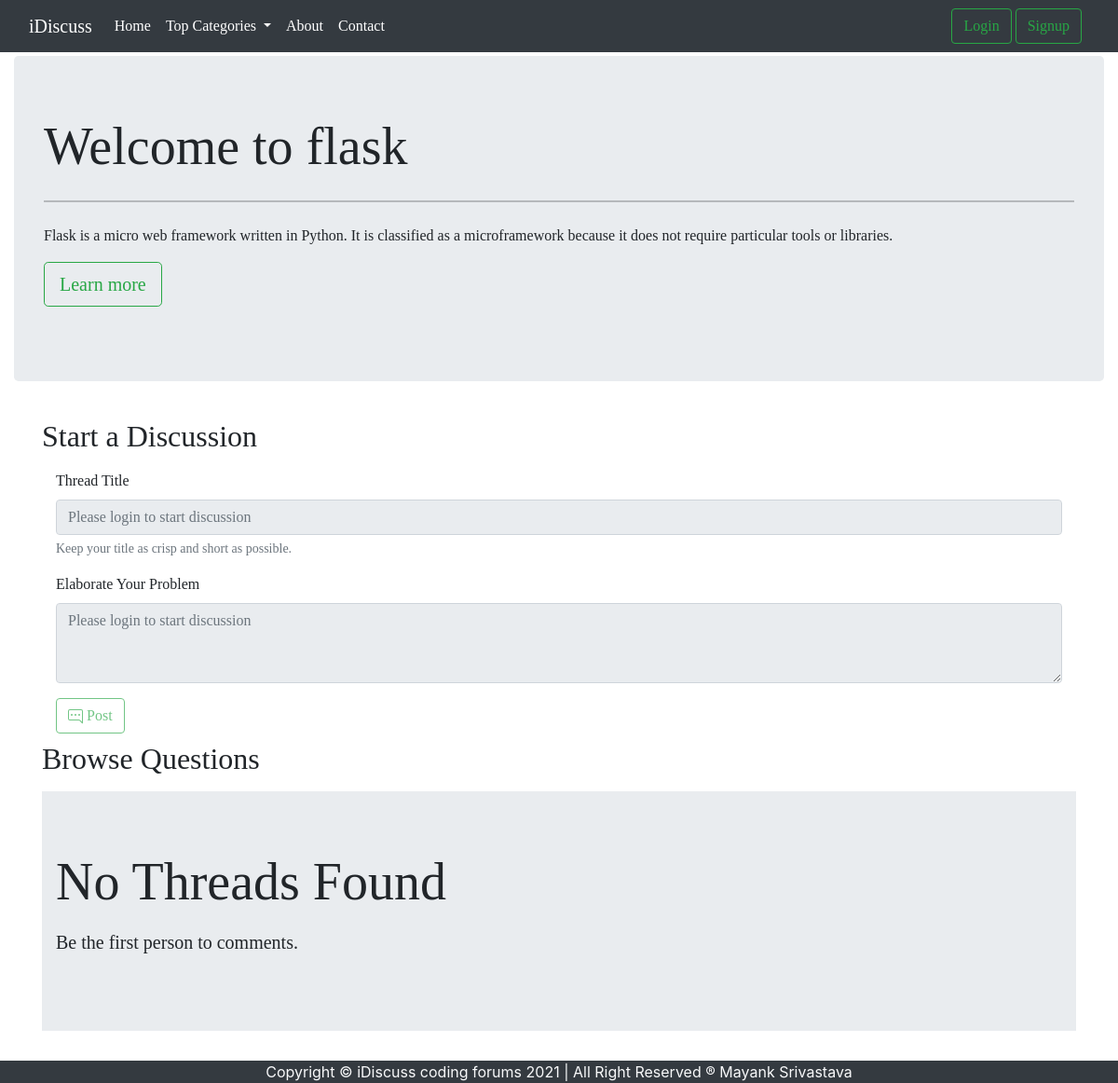
The app's page /threads.php?catid=6 with its own data.
### tables this page shows
CREATE TABLE `categories` (
  `category_id` int NOT NULL,
  `category_name` varchar(225) NOT NULL,
  `category_description` varchar(225) NOT NULL,
  `created` datetime NOT NULL DEFAULT CURRENT_TIMESTAMP
);

### threads.php (the view, shortened to what this page needs)
<!doctype html>
<html lang="en">
<head>
    <link href="https://cdn.jsdelivr.net/npm/bootstrap@5.0.0-beta2/dist/css/bootstrap.min.css" rel="stylesheet"
>
    <link rel="stylesheet" href="https://cdn.jsdelivr.net/npm/bootstrap@4.6.0/dist/css/bootstrap.min.css"
>
</head>
<body>
    <?php
    include '../Forum/partials/header.php';
    $id = $_GET['catid'];
    $sql = "SELECT * FROM `categories` WHERE `category_id` = $id; ";
    $fetch = mysqli_query($conn, $sql);
    while ($row = mysqli_fetch_assoc($fetch)) {
        $catname = $row['category_name'];
        $catdesc = $row['category_description'];
    }
    echo ' <div class="container-fluid my-1" style="font-family:cursive;">
        <div class="jumbotron">
            <h1 class="display-4">Welcome to ' . $catname . ' </h1>
    <hr class="my-4">
    <p>' . $catdesc . '</p>
    <p class="lead">
        <a class="btn btn-outline-success btn-lg" href="#" role="button">Learn more</a>
    </p>
    </div>
    </div>';
    ?>
    <?php
    if (isset($_SESSION['loggedin']) && $_SESSION['loggedin']==true){
        echo '<div class="container" style="font-family:cursive;">
        <h2 class="py-2">Start a Discussion</h2>
        <div class="container">
        <form action="' . $_SERVER["REQUEST_URI"]. '" method="POST">
    <div class="form-group">
        <label for="exampleInputEmail1">Thread Title</label>
        <input type="text" class="form-control" id="title" name="title" aria-describedby="emailHelp">
        <small id="title" class="form-text text-muted">Keep your title as crisp and short as
            possible.</small>
            <input type="hidden" name="sno" value='.$_SESSION["sno"].'>
    </div>
    <div class="form-group">
        <label for="exampleFormControlTextarea1">Elaborate Your Problem</label>
        <textarea class="form-control" id="desc" name="desc" rows="3"></textarea>
    </div>
    <button type="submit" class="btn btn-outline-success">
        <svg xmlns="http://www.w3.org/2000/svg" width="16" height="16" fill="currentColor" class="bi bi-chat-right-dots"
            viewBox="0 0 16 16">
            <path
                d="M2 1a1 1 0 0 0-1 1v8a1 1 0 0 0 1 1h9.586a2 2 0 0 1 1.414.586l2 2V2a1 1 0 0 0-1-1H2zm12-1a2 2 0 0 1 2 2v12.793a.5.5 0 0 1-.854.353l-2.853-2.853a1 1 0 0 0-.707-.293H2a2 2 0 0 1-2-2V2a2 2 0 0 1 2-2h12z" />
            <path
                d="M5 6a1 1 0 1 1-2 0 1 1 0 0 1 2 0zm4 0a1 1 0 1 1-2 0 1 1 0 0 1 2 0zm4 0a1 1 0 1 1-2 0 1 1 0 0 1 2 0z" />
        </svg> Post</button>
    </form>
    </div>
    </div>';
    }
    else{
    echo '<div class="container" style="font-family:cursive;">
    <h2 class="py-2">Start a Discussion</h2>
    <div class="container">
    <form action="" method="POST">
<div class="form-group">
    <label for="exampleInputEmail1">Thread Title</label>
    <input type="text" class="form-control" id="title" name="title" aria-describedby="emailHelp" placeholder="Please login to start discussion" disabled>
    <small id="title" class="form-text text-muted">Keep your title as crisp and short as
        possible.</small>
</div>
<div class="form-group">
    <label for="exampleFormControlTextarea1">Elaborate Your Problem</label>
    <textarea class="form-control" id="desc" name="desc" rows="3" placeholder="Please login to start discussion" disabled></textarea>
</div>
<button type="submit" class="btn btn-outline-success" disabled>
    <svg xmlns="http://www.w3.org/2000/svg" width="16" height="16" fill="currentColor" class="bi bi-chat-right-dots"
        viewBox="0 0 16 16">
        <path
            d="M2 1a1 1 0 0 0-1 1v8a1 1 0 0 0 1 1h9.586a2 2 0 0 1 1.414.586l2 2V2a1 1 0 0 0-1-1H2zm12-1a2 2 0 0 1 2 2v12.793a.5.5 0 0 1-.854.353l-2.853-2.853a1 1 0 0 0-.707-.293H2a2 2 0 0 1-2-2V2a2 2 0 0 1 2-2h12z" />
        <path
            d="M5 6a1 1 0 1 1-2 0 1 1 0 0 1 2 0zm4 0a1 1 0 1 1-2 0 1 1 0 0 1 2 0zm4 0a1 1 0 1 1-2 0 1 1 0 0 1 2 0z" />
    </svg> Post</button>
</form>
</div>
</div>';
    }
    ?>
    <div class="container" style="font-family:cursive;">
        <h2 class="py-2">Browse Questions</h2>
        <?php
        $noResult = true;
        if ($noResult) {
            echo '<div class="jumbotron jumbotron-fluid" style="font-family:cursive;">
                <div class="container">
                  <p class="display-4">No Threads Found</p>
                  <p class="lead"><b>Be the first person to comments.</b></p>
                </div>
              </div>';
        }
        ?>
    </div>
    <?php include '../Forum/partials/footer.php'; ?>
</body>
</html>

### records on screen
categories: category_name "flask", category_description "Flask is a micro web framework written in Python. It is classified as a microframework because it does not require particular tools or libraries."
